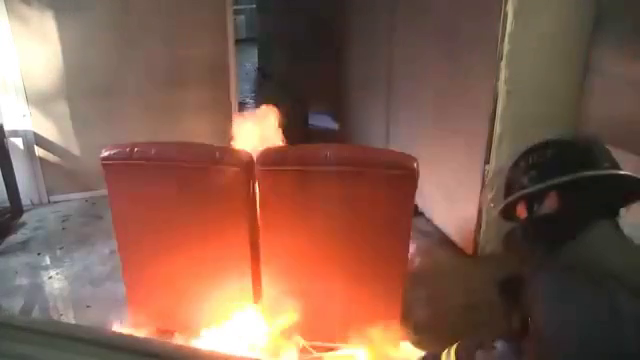
#> input picture frame 65 of 4_week/fire.mp4, 640 x 360 px, given in place of video36.avi, which was not available
$ python video_grayscale.py
#> lines starting #> are read from the running program, lines starting #| are printed output that depends on the picture
import cv2

cap = cv2.VideoCapture("video36.avi");

while True:
    success, img = cap.read()
#> img is the input picture: shape (360, 640, 3); mean B, G, R 78.6, 94.5, 131.4
    imgGray = cv2.cvtColor(img, cv2.COLOR_BGR2GRAY)
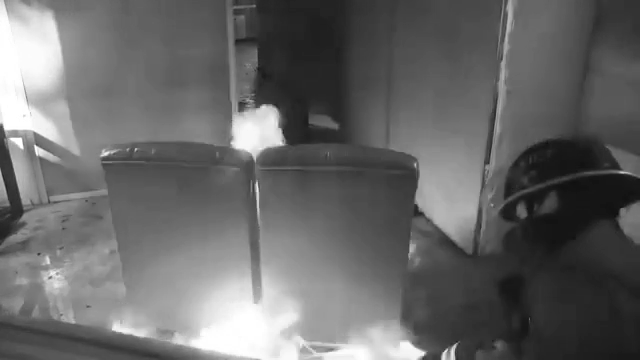
#> imgGray: shape (360, 640); min 14, max 255, mean 103.7

    cv2.imshow("video",imgGray)

    if cv2.waitKey(30) & 0XFF == ord('q'):
#> (key q is pressed here)
        break

$ run again, starting later in the video
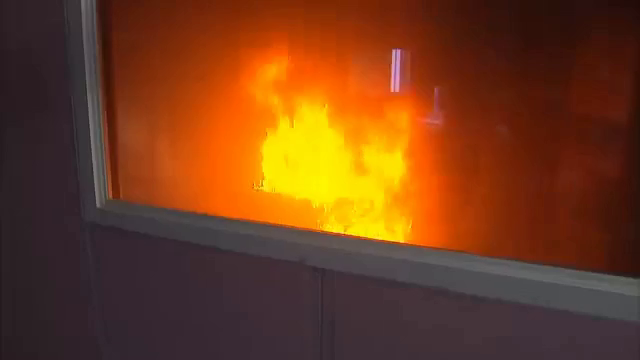
#> input picture frame 295 of 4_week/fire.mp4, 640 x 360 px, given in place of video36.avi, which was not available
#> img is the input picture: shape (360, 640, 3); mean B, G, R 28.5, 61.4, 112.8
#> `imgGray = cv2.cvtColor(img, cv2.COLOR_BGR2GRAY)`:
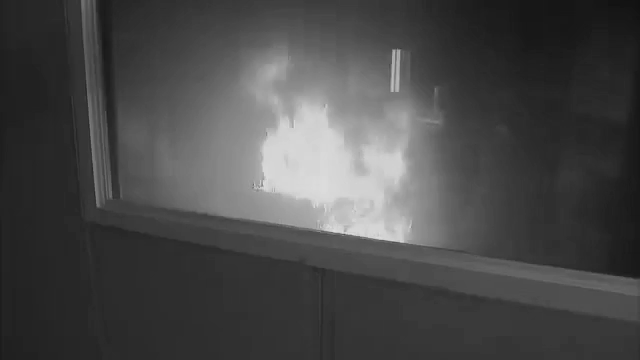
#> imgGray: shape (360, 640); min 17, max 222, mean 72.9

$ run again, starting later in the video
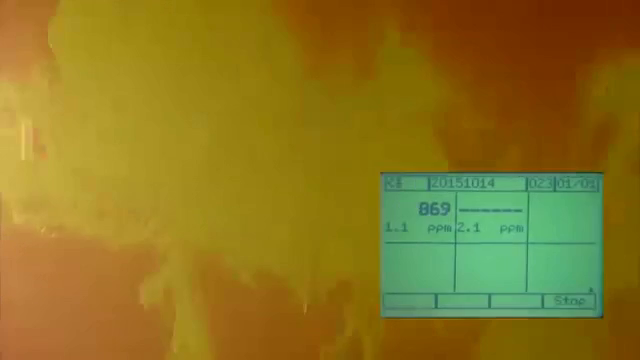
#> input picture frame 524 of 4_week/fire.mp4, 640 x 360 px, given in place of video36.avi, which was not available
#> img is the input picture: shape (360, 640, 3); mean B, G, R 33.2, 118, 139.6
#> `imgGray = cv2.cvtColor(img, cv2.COLOR_BGR2GRAY)`:
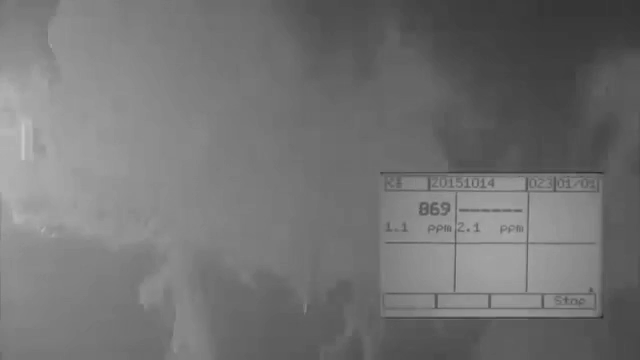
#> imgGray: shape (360, 640); min 42, max 201, mean 114.7
